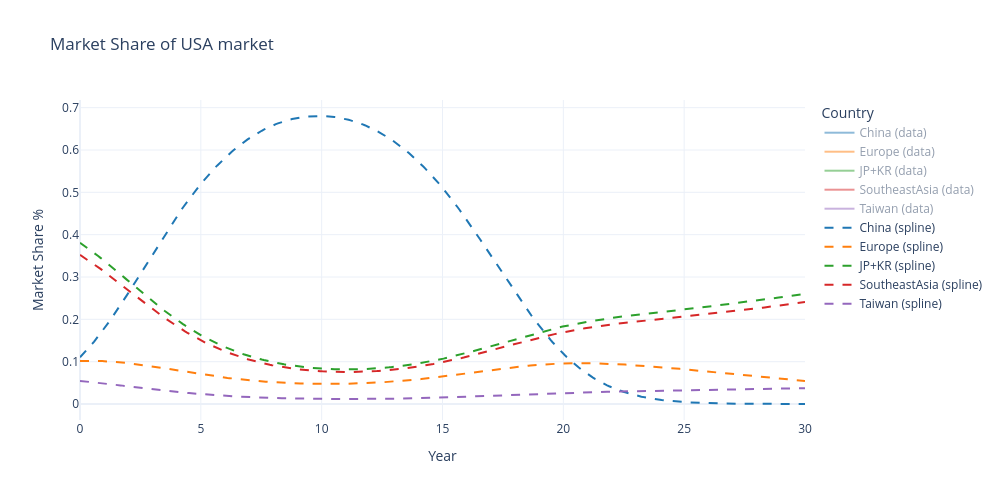

Notebook code cell kept with this figure:
### Code cell
results = [X, Y, Z, W, H]

# Define a consistent color for each country
color_map = {
    "China": "#1f77b4",        # Blue
    "Europe": "#ff7f0e",       # Orange
    "JP+KR": "#2ca02c",        # Green
    "SoutheastAsia": "#d62728",# Red
    "Taiwan": "#9467bd"        # Purple
}

fig = go.Figure()

for country in countries:
    fig.add_trace(go.Scatter(
        x=t_eval,
        y=market_shares[country],
        mode='lines',
        name=f'{country} (data)',
        line=dict(color=color_map[country], width=2)
    ))
for i, country in enumerate(countries):
    fig.add_trace(go.Scatter(
        x=t_eval,
        y=results[i],
        mode='lines',
        name=f'{country} (spline)',
        line=dict(color=color_map[country], dash='dash')
    ))

# Layout
fig.update_layout(
    title='Market Share of USA market',
    xaxis_title='Year',
    yaxis_title='Market Share %',
    width=1000,
    height=500,
    legend_title='Country',
    hovermode='x unified',
    template='plotly_white'
)

fig.show()

### Figure 1 — Plotly figure (JSON) as saved in the notebook; plotly's stock layout.template omitted (floating-point values rounded to 4 significant figures; data arrays with more than 128 entries replaced by an {"elided": "..."} marker saying what was removed)
{"data": [{"line": {"color": "#1f77b4", "width": 2}, "mode": "lines", "name": "China (data)", "type": "scatter", "visible": "legendonly", "x": {"elided": "360 float values"}, "y": {"elided": "240 float values"}}, {"line": {"color": "#ff7f0e", "width": 2}, "mode": "lines", "name": "Europe (data)", "type": "scatter", "visible": "legendonly", "x": {"elided": "360 float values"}, "y": {"elided": "240 float values"}}, {"line": {"color": "#2ca02c", "width": 2}, "mode": "lines", "name": "JP+KR (data)", "type": "scatter", "visible": "legendonly", "x": {"elided": "360 float values"}, "y": {"elided": "240 float values"}}, {"line": {"color": "#d62728", "width": 2}, "mode": "lines", "name": "SoutheastAsia (data)", "type": "scatter", "visible": "legendonly", "x": {"elided": "360 float values"}, "y": {"elided": "240 float values"}}, {"line": {"color": "#9467bd", "width": 2}, "mode": "lines", "name": "Taiwan (data)", "type": "scatter", "visible": "legendonly", "x": {"elided": "360 float values"}, "y": {"elided": "240 float values"}}, {"line": {"color": "#1f77b4", "dash": "dash"}, "mode": "lines", "name": "China (spline)", "type": "scatter", "visible": true, "x": {"elided": "360 float values"}, "y": {"elided": "360 float values"}}, {"line": {"color": "#ff7f0e", "dash": "dash"}, "mode": "lines", "name": "Europe (spline)", "type": "scatter", "visible": true, "x": {"elided": "360 float values"}, "y": {"elided": "360 float values"}}, {"line": {"color": "#2ca02c", "dash": "dash"}, "mode": "lines", "name": "JP+KR (spline)", "type": "scatter", "visible": true, "x": {"elided": "360 float values"}, "y": {"elided": "360 float values"}}, {"line": {"color": "#d62728", "dash": "dash"}, "mode": "lines", "name": "SoutheastAsia (spline)", "type": "scatter", "visible": true, "x": {"elided": "360 float values"}, "y": {"elided": "360 float values"}}, {"line": {"color": "#9467bd", "dash": "dash"}, "mode": "lines", "name": "Taiwan (spline)", "type": "scatter", "visible": true, "x": {"elided": "360 float values"}, "y": {"elided": "360 float values"}}], "layout": {"height": 500, "hovermode": "x unified", "legend": {"title": {"text": "Country"}}, "title": {"text": "Market Share of USA market"}, "width": 1000, "xaxis": {"autorange": true, "range": [0, 30], "title": {"text": "Year"}, "type": "linear"}, "yaxis": {"autorange": true, "range": [-0.03775, 0.7181], "title": {"text": "Market Share %"}, "type": "linear"}}}
